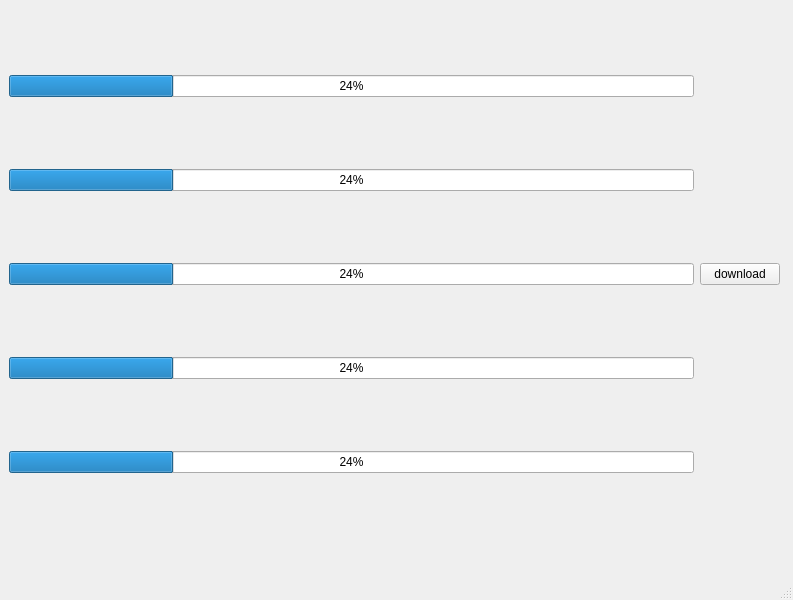
<?xml version="1.0" encoding="UTF-8"?>
<ui version="4.0">
 <class>MainWindow</class>
 <widget class="QMainWindow" name="MainWindow">
  <property name="geometry">
   <rect>
    <x>0</x>
    <y>0</y>
    <width>793</width>
    <height>600</height>
   </rect>
  </property>
  <property name="windowTitle">
   <string>MainWindow</string>
  </property>
  <widget class="QWidget" name="centralwidget">
   <widget class="QWidget" name="horizontalLayoutWidget">
    <property name="geometry">
     <rect>
      <x>9</x>
      <y>9</y>
      <width>771</width>
      <height>531</height>
     </rect>
    </property>
    <layout class="QHBoxLayout" name="horizontalLayout">
     <item>
      <layout class="QVBoxLayout" name="verticalLayout">
       <item>
        <widget class="QProgressBar" name="progressBar_4">
         <property name="value">
          <number>24</number>
         </property>
        </widget>
       </item>
       <item>
        <widget class="QProgressBar" name="progressBar_5">
         <property name="value">
          <number>24</number>
         </property>
        </widget>
       </item>
       <item>
        <widget class="QProgressBar" name="progressBar_3">
         <property name="value">
          <number>24</number>
         </property>
        </widget>
       </item>
       <item>
        <widget class="QProgressBar" name="progressBar_2">
         <property name="value">
          <number>24</number>
         </property>
        </widget>
       </item>
       <item>
        <widget class="QProgressBar" name="progressBar">
         <property name="value">
          <number>24</number>
         </property>
        </widget>
       </item>
      </layout>
     </item>
     <item>
      <widget class="QPushButton" name="btn">
       <property name="text">
        <string>download</string>
       </property>
      </widget>
     </item>
    </layout>
   </widget>
  </widget>
  <widget class="QStatusBar" name="statusbar"/>
  <widget class="QMenuBar" name="menuBar">
   <property name="geometry">
    <rect>
     <x>0</x>
     <y>0</y>
     <width>793</width>
     <height>22</height>
    </rect>
   </property>
  </widget>
 </widget>
 <resources/>
 <connections>
  <connection>
   <sender>btn</sender>
   <signal>clicked()</signal>
   <receiver>MainWindow</receiver>
   <slot>go()</slot>
   <hints>
    <hint type="sourcelabel">
     <x>741</x>
     <y>300</y>
    </hint>
    <hint type="destinationlabel">
     <x>696</x>
     <y>534</y>
    </hint>
   </hints>
  </connection>
 </connections>
 <slots>
  <slot>go()</slot>
 </slots>
</ui>
